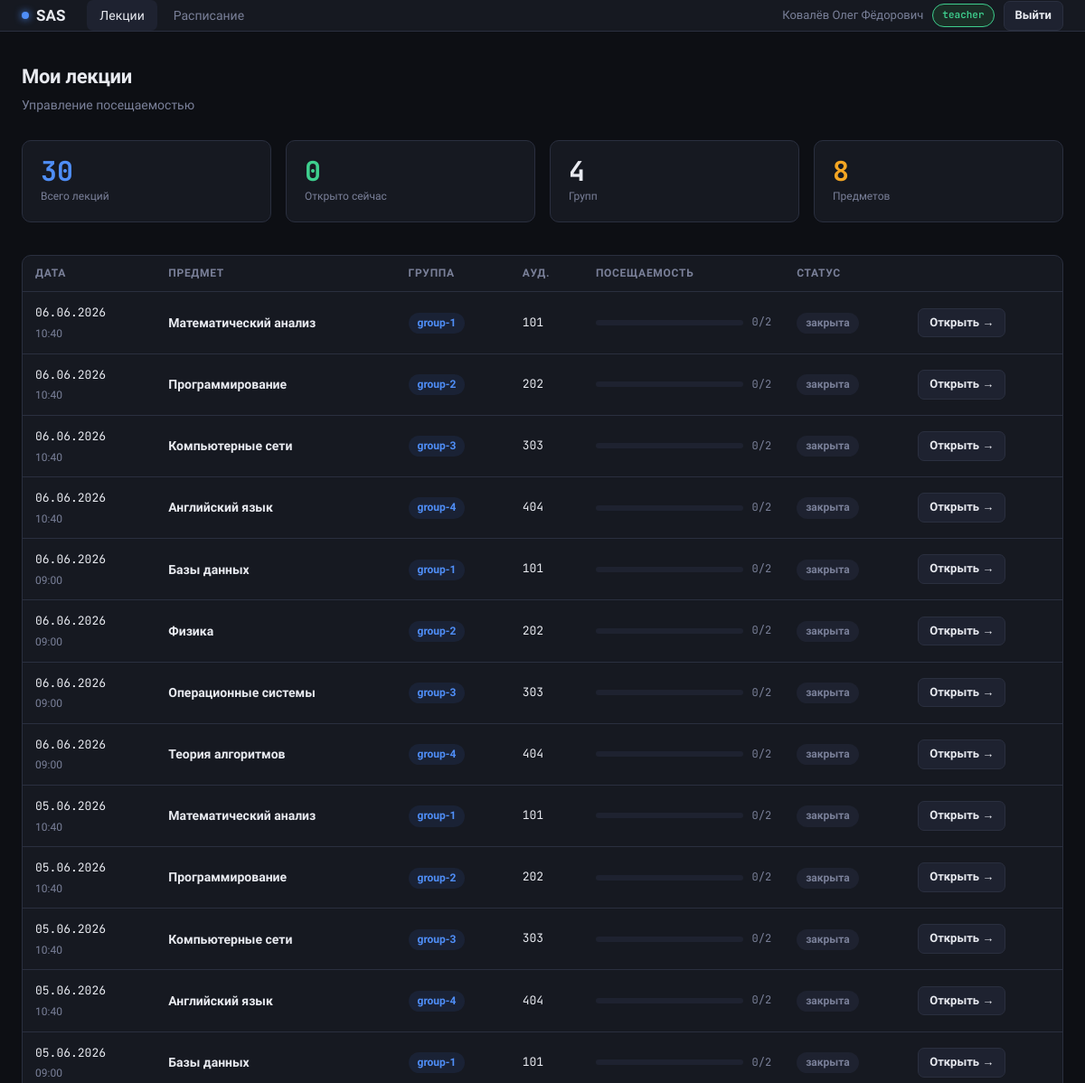
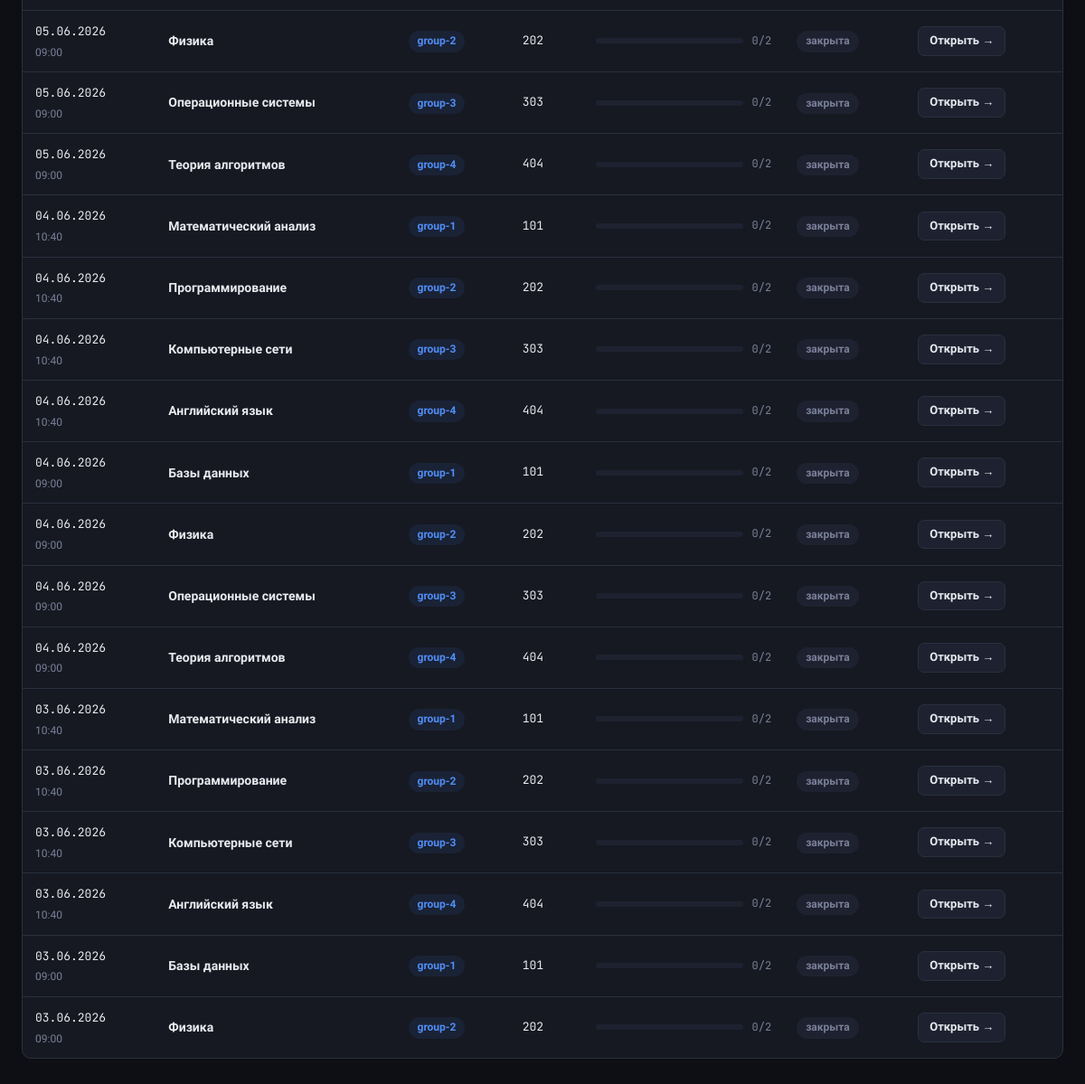
Page /teacher (signed in) on the committed database (2 pictures, top to bottom).
### models.py (models this page shows, shortened)
class User(UserMixin, db.Model):
    __tablename__ = 'users'
    id            = db.Column(db.Integer, primary_key=True)
    username      = db.Column(db.String(50), unique=True, nullable=False)
    password_hash = db.Column(db.String(255), nullable=False)
    full_name     = db.Column(db.String(100), nullable=False)
    role          = db.Column(db.String(20), nullable=False, default='student')
    approved      = db.Column(db.Boolean, default=False)
    student_id    = db.Column(db.Integer, db.ForeignKey('students.id'), nullable=True)
    def is_admin(self):    return self.role == 'admin'

class Lecture(db.Model):
    __tablename__ = 'lectures'
    id         = db.Column(db.Integer, primary_key=True)
    subject_id = db.Column(db.Integer, db.ForeignKey('subjects.id'), nullable=False)
    group_id   = db.Column(db.Integer, db.ForeignKey('groups.id'), nullable=False)
    date       = db.Column(db.DateTime, nullable=False, default=datetime.utcnow)
    room       = db.Column(db.String(20))
    is_open    = db.Column(db.Boolean, default=True)
    group       = db.relationship('Group', backref='lectures')
    attendances = db.relationship('Attendance', backref='lecture', lazy=True)
    def attended_count(self):
        return sum(1 for a in self.attendances if a.source != 'absent')

class Subject(db.Model):
    __tablename__ = 'subjects'
    id         = db.Column(db.Integer, primary_key=True)
    name       = db.Column(db.String(100), nullable=False)
    teacher_id = db.Column(db.Integer, db.ForeignKey('users.id'), nullable=True)
    teacher  = db.relationship(
        'User',
        foreign_keys=[teacher_id],
        backref=db.backref('subjects', lazy=True)
    )
    lectures = db.relationship('Lecture', backref='subject', lazy=True)

class Group(db.Model):
    __tablename__ = 'groups'
    id       = db.Column(db.Integer, primary_key=True)
    name     = db.Column(db.String(30), unique=True, nullable=False)
    students = db.relationship('Student', backref='group', lazy=True)

### app.py (the view)
@app.route('/teacher')
@login_required
@teacher_or_admin
def teacher_dashboard():
    if current_user.is_admin():
        lectures = Lecture.query.order_by(Lecture.date.desc()).limit(30).all()
    else:
        subject_ids = [s.id for s in current_user.subjects]
        lectures = (Lecture.query
                    .filter(Lecture.subject_id.in_(subject_ids))
                    .order_by(Lecture.date.desc())
                    .limit(30).all())
    groups   = Group.query.all()
    subjects = Subject.query.all() if current_user.is_admin() else current_user.subjects
    return render_template('teacher_dashboard.html',
                           lectures=lectures, groups=groups, subjects=subjects)

### app.py (called while the page is built)
@login_manager.user_loader
def load_user(user_id):
    return User.query.get(int(user_id))

def teacher_or_admin(f):
    @wraps(f)
    def decorated(*args, **kwargs):
        if not current_user.is_authenticated:
            abort(403)
        if current_user.role not in ('teacher', 'admin'):
            abort(403)
        return f(*args, **kwargs)
    return decorated

@app.context_processor
def inject_globals():
    return {'now': datetime.now()}

### templates/teacher_dashboard.html (shortened to what this page needs)
{% extends 'base.html' %}
{% block content %}
<div class="page-header">
  <div>
    <h1>Мои лекции</h1>
    <div class="sub">Управление посещаемостью</div>
  </div>
</div>
<div class="stat-grid section">
  <div class="stat-card">
    <div class="stat-val" style="color:var(--accent)">{{ lectures|length }}</div>
    <div class="stat-label">Всего лекций</div>
  </div>
  <div class="stat-card">
    <div class="stat-val" style="color:var(--green)">{{ lectures|selectattr('is_open')|list|length }}</div>
    <div class="stat-label">Открыто сейчас</div>
  </div>
  <div class="stat-card">
    <div class="stat-val" style="color:var(--text)">{{ groups|length }}</div>
    <div class="stat-label">Групп</div>
  </div>
  <div class="stat-card">
    <div class="stat-val" style="color:var(--amber)">{{ subjects|length }}</div>
    <div class="stat-label">Предметов</div>
  </div>
</div>
<div class="section">
  <div class="card" style="padding:0; overflow:hidden;">
    {% if lectures %}
    <table>
      <thead>
        <tr>
          <th>Дата</th>
          <th>Предмет</th>
          <th>Группа</th>
          <th>Ауд.</th>
          <th>Посещаемость</th>
          <th>Статус</th>
          <th></th>
        </tr>
      </thead>
      <tbody>
        {% for lec in lectures %}
          {% set total    = lec.group.students|selectattr('active')|list|length %}
          {% set attended = lec.attended_count() %}
          {% set pct      = ((attended / total * 100)|int) if total > 0 else 0 %}
          {% if pct >= 70 %}{% set bar = 'green' %}
          {% elif pct < 40 %}{% set bar = 'red' %}
          {% else %}{% set bar = '' %}{% endif %}
        <tr>
          <td>
            <span class="mono">{{ lec.date.strftime('%d.%m.%Y') }}</span><br>
            <span style="font-size:12px;color:var(--muted)">{{ lec.date.strftime('%H:%M') }}</span>
          </td>
          <td style="font-weight:600">{{ lec.subject.name }}</td>
          <td><span class="pill pill-blue">{{ lec.group.name }}</span></td>
          <td class="mono">{{ lec.room or '—' }}</td>
          <td style="min-width:160px">
            <div style="display:flex;align-items:center;gap:10px">
              <div class="progress" style="flex:1">
              </div>
              <span class="mono" style="font-size:12px;color:var(--muted);white-space:nowrap">
                {{ attended }}/{{ total }}
              </span>
            </div>
          </td>
          <td>
            {% if lec.is_open %}
              <span class="pill pill-green">● открыта</span>
            {% else %}
              <span class="pill pill-muted">закрыта</span>
            {% endif %}
          </td>
          <td>
            <a href="{{ url_for('lecture_detail', lecture_id=lec.id) }}"
               class="btn btn-ghost btn-sm">Открыть →</a>
          </td>
        </tr>
        {% endfor %}
      </tbody>
    </table>
    {% else %}
    <div class="empty">Лекций пока нет. Администратор должен создать их в панели управления.</div>
    {% endif %}
  </div>
</div>
{% endblock %}

### templates/base.html (shortened to what this page needs)
<!DOCTYPE html>
<html lang="ru">
<head>
</head>
<body>
{% if current_user.is_authenticated %}
<nav>
  <a href="{{ url_for('dashboard') }}" class="nav-logo">
    <span class="dot"></span> SAS
  </a>
  <div class="nav-links">
    {% if current_user.role in ('teacher', 'admin') %}
    <a href="{{ url_for('teacher_dashboard') }}"
       class="{{ 'active' if request.endpoint in ('teacher_dashboard', 'lecture_detail') else '' }}">Лекции</a>
    {% endif %}
    <a href="{{ url_for('student_schedule') }}"
       class="{{ 'active' if request.endpoint == 'student_schedule' else '' }}">Расписание</a>
  </div>
  <div class="nav-user">
    <span>{{ current_user.full_name }}</span>
    <span class="role-badge {{ current_user.role }}">{{ current_user.role }}</span>
    <a href="{{ url_for('logout') }}" class="btn btn-ghost btn-sm">Выйти</a>
  </div>
</nav>
{% endif %}
<main>{% block content %}{% endblock %}</main>
</body>
</html>

### templates/base.html (style rules this page uses)
*, *::before, *::after { box-sizing: border-box; margin: 0; padding: 0; }
:root { --bg: #0d0f14; --bg2: #161921; --bg3: #1e2230; --border: #2a2f3f; --text: #e8eaf0; --muted: #7a8099; --accent: #4f8ef7; --green: #3ecf8e; --red: #f06060; --amber: #f5a623; --purple: #a78bfa; --radius: 10px; --font: 'Golos Text', sans-serif; --mono: 'JetBrains Mono', monospace; }
html, body { height: 100%; }
body { font-family: var(--font); background: var(--bg); color: var(--text); font-size: 15px; line-height: 1.6; display: flex; flex-direction: column; min-height: 100vh; }
a { color: var(--accent); text-decoration: none; }
nav { background: var(--bg2); border-bottom: 1px solid var(--border); padding: 0 24px; height: 58px; display: flex; align-items: center; gap: 24px; position: sticky; top: 0; z-index: 100; }
.nav-logo { font-weight: 700; font-size: 17px; color: var(--text); display: flex; align-items: center; gap: 8px; text-decoration: none; }
.nav-logo .dot { width: 8px; height: 8px; background: var(--accent); border-radius: 50%; box-shadow: 0 0 8px var(--accent); }
.nav-links { display: flex; gap: 4px; flex: 1; }
.nav-links a { color: var(--muted); padding: 6px 14px; border-radius: 7px; font-size: 14px; font-weight: 500; transition: all .15s; }
.nav-links a:hover, .nav-links a.active { color: var(--text); background: var(--bg3); opacity: 1; }
.nav-user { display: flex; align-items: center; gap: 10px; font-size: 13px; color: var(--muted); }
.role-badge { padding: 3px 10px; border-radius: 20px; font-size: 11px; font-family: var(--mono); font-weight: 600; border: 1px solid; }
.role-badge.teacher { color: var(--green); border-color: var(--green); background: #1a2e26; }
main { flex: 1; padding: 32px 24px; max-width: 1200px; width: 100%; margin: 0 auto; }
.card { background: var(--bg2); border: 1px solid var(--border); border-radius: var(--radius); padding: 20px 24px; }
table { width: 100%; border-collapse: collapse; }
th { text-align: left; padding: 10px 14px; font-size: 12px; text-transform: uppercase; letter-spacing: 0.7px; color: var(--muted); border-bottom: 1px solid var(--border); font-weight: 600; }
td { padding: 11px 14px; border-bottom: 1px solid var(--border); font-size: 14px; vertical-align: middle; }
tr:last-child td { border-bottom: none; }
.btn { padding: 8px 18px; border-radius: 7px; border: none; font-family: var(--font); font-size: 14px; font-weight: 600; cursor: pointer; transition: all .15s; display: inline-flex; align-items: center; gap: 6px; text-decoration: none; }
.btn-ghost { background: var(--bg3); color: var(--text); border: 1px solid var(--border); }
.btn-sm { padding: 5px 12px; font-size: 13px; }
.pill { display: inline-block; padding: 2px 10px; border-radius: 20px; font-size: 12px; font-weight: 600; }
.pill-blue { background: #1a2235; color: var(--accent); }
.pill-muted { background: var(--bg3); color: var(--muted); }
.stat-grid { display: grid; grid-template-columns: repeat(auto-fit, minmax(150px, 1fr)); gap: 16px; }
.stat-card { background: var(--bg2); border: 1px solid var(--border); border-radius: var(--radius); padding: 18px 20px; }
.stat-val { font-size: 30px; font-weight: 700; font-family: var(--mono); line-height: 1; margin-bottom: 4px; }
.stat-label { font-size: 12px; color: var(--muted); font-weight: 500; }
.page-header { display: flex; align-items: flex-start; justify-content: space-between; margin-bottom: 28px; gap: 16px; flex-wrap: wrap; }
.page-header h1 { font-size: 22px; font-weight: 700; letter-spacing: -0.3px; }
.page-header .sub { font-size: 14px; color: var(--muted); margin-top: 2px; }
.section { margin-bottom: 36px; }
.progress { height: 6px; background: var(--bg3); border-radius: 3px; overflow: hidden; }
.mono { font-family: var(--mono); font-size: 13px; }

### rows in the picture
User: full_name "Ковалёв Олег Фёдорович", role "teacher"
Lecture: date "06.06.2026", date "10:40", subject.name "Математический анализ", group.name "group-1", room "101", is_open "0", subject "2", shows "закрыта"
Lecture: date "06.06.2026", date "10:40", subject.name "Программирование", group.name "group-2", room "202", is_open "0", group "2", shows "закрыта"
Lecture: date "06.06.2026", date "10:40", subject.name "Компьютерные сети", group.name "group-3", room "303", is_open "0", total "2", shows "закрыта"
Lecture: date "06.06.2026", date "10:40", subject.name "Английский язык", group.name "group-4", room "404", is_open "0", total "2", shows "закрыта"
Lecture: date "06.06.2026", date "09:00", subject.name "Базы данных", group.name "group-1", room "101", is_open "0", total "2", shows "закрыта"
Lecture: date "06.06.2026", date "09:00", subject.name "Физика", group.name "group-2", room "202", is_open "0", group "2", shows "закрыта"
Lecture: date "06.06.2026", date "09:00", subject.name "Операционные системы", group.name "group-3", room "303", is_open "0", total "2", shows "закрыта"
Lecture: date "06.06.2026", date "09:00", subject.name "Теория алгоритмов", group.name "group-4", room "404", is_open "0", total "2", shows "закрыта"
Lecture: date "05.06.2026", date "10:40", subject.name "Математический анализ", group.name "group-1", room "101", is_open "0", subject "2", shows "закрыта"
Lecture: date "05.06.2026", date "10:40", subject.name "Программирование", group.name "group-2", room "202", is_open "0", group "2", shows "закрыта"
Lecture: date "05.06.2026", date "10:40", subject.name "Компьютерные сети", group.name "group-3", room "303", is_open "0", total "2", shows "закрыта"
Lecture: date "05.06.2026", date "10:40", subject.name "Английский язык", group.name "group-4", room "404", is_open "0", total "2", shows "закрыта"
Lecture: date "05.06.2026", date "09:00", subject.name "Базы данных", group.name "group-1", room "101", is_open "0", total "2", shows "закрыта"
Lecture: date "05.06.2026", date "09:00", subject.name "Физика", group.name "group-2", room "202", is_open "0", group "2", shows "закрыта"
Lecture: date "05.06.2026", date "09:00", subject.name "Операционные системы", group.name "group-3", room "303", is_open "0", total "2", shows "закрыта"
Lecture: date "05.06.2026", date "09:00", subject.name "Теория алгоритмов", group.name "group-4", room "404", is_open "0", total "2", shows "закрыта"
Lecture: date "04.06.2026", date "10:40", subject.name "Математический анализ", group.name "group-1", room "101", is_open "0", subject "2", shows "закрыта"
Lecture: date "04.06.2026", date "10:40", subject.name "Программирование", group.name "group-2", room "202", is_open "0", group "2", shows "закрыта"
Lecture: date "04.06.2026", date "10:40", subject.name "Компьютерные сети", group.name "group-3", room "303", is_open "0", total "2", shows "закрыта"
Lecture: date "04.06.2026", date "10:40", subject.name "Английский язык", group.name "group-4", room "404", is_open "0", total "2", shows "закрыта"
Lecture: date "04.06.2026", date "09:00", subject.name "Базы данных", group.name "group-1", room "101", is_open "0", total "2", shows "закрыта"
Lecture: date "04.06.2026", date "09:00", subject.name "Физика", group.name "group-2", room "202", is_open "0", group "2", shows "закрыта"
Lecture: date "04.06.2026", date "09:00", subject.name "Операционные системы", group.name "group-3", room "303", is_open "0", total "2", shows "закрыта"
Lecture: date "04.06.2026", date "09:00", subject.name "Теория алгоритмов", group.name "group-4", room "404", is_open "0", total "2", shows "закрыта"
Lecture: date "03.06.2026", date "10:40", subject.name "Математический анализ", group.name "group-1", room "101", is_open "0", subject "2", shows "закрыта"
Lecture: date "03.06.2026", date "10:40", subject.name "Программирование", group.name "group-2", room "202", is_open "0", group "2", shows "закрыта"
Lecture: date "03.06.2026", date "10:40", subject.name "Компьютерные сети", group.name "group-3", room "303", is_open "0", total "2", shows "закрыта"
Lecture: date "03.06.2026", date "10:40", subject.name "Английский язык", group.name "group-4", room "404", is_open "0", total "2", shows "закрыта"
Lecture: date "03.06.2026", date "09:00", subject.name "Базы данных", group.name "group-1", room "101", is_open "0", total "2", shows "закрыта"
Lecture: date "03.06.2026", date "09:00", subject.name "Физика", group.name "group-2", room "202", is_open "0", group "2", shows "закрыта"

### other values in the picture
{{ lectures|length }} "30"
{{ lectures|selectattr('is_open')|list|length }} "0"
{{ groups|length }} "4"
{{ subjects|length }} "8"
